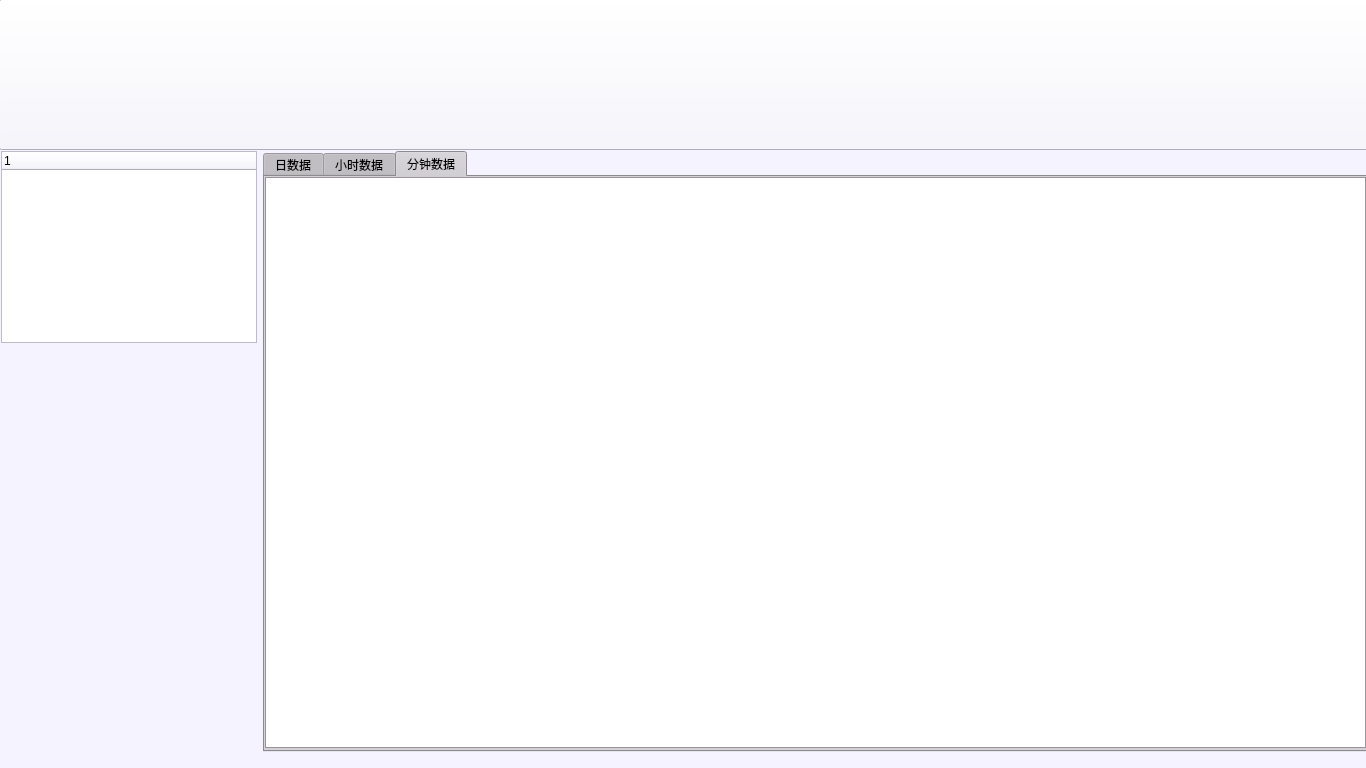
<?xml version="1.0" encoding="UTF-8"?>
<ui version="4.0">
 <class>MWidget</class>
 <widget class="QWidget" name="MWidget">
  <property name="geometry">
   <rect>
    <x>0</x>
    <y>0</y>
    <width>1366</width>
    <height>768</height>
   </rect>
  </property>
  <property name="minimumSize">
   <size>
    <width>1366</width>
    <height>0</height>
   </size>
  </property>
  <property name="palette">
   <palette>
    <active>
     <colorrole role="WindowText">
      <brush brushstyle="SolidPattern">
       <color alpha="255">
        <red>0</red>
        <green>0</green>
        <blue>0</blue>
       </color>
      </brush>
     </colorrole>
     <colorrole role="Button">
      <brush brushstyle="SolidPattern">
       <color alpha="255">
        <red>245</red>
        <green>243</green>
        <blue>255</blue>
       </color>
      </brush>
     </colorrole>
     <colorrole role="Light">
      <brush brushstyle="SolidPattern">
       <color alpha="255">
        <red>255</red>
        <green>255</green>
        <blue>255</blue>
       </color>
      </brush>
     </colorrole>
     <colorrole role="Midlight">
      <brush brushstyle="SolidPattern">
       <color alpha="255">
        <red>250</red>
        <green>249</green>
        <blue>255</blue>
       </color>
      </brush>
     </colorrole>
     <colorrole role="Dark">
      <brush brushstyle="SolidPattern">
       <color alpha="255">
        <red>122</red>
        <green>121</green>
        <blue>127</blue>
       </color>
      </brush>
     </colorrole>
     <colorrole role="Mid">
      <brush brushstyle="SolidPattern">
       <color alpha="255">
        <red>163</red>
        <green>162</green>
        <blue>170</blue>
       </color>
      </brush>
     </colorrole>
     <colorrole role="Text">
      <brush brushstyle="SolidPattern">
       <color alpha="255">
        <red>0</red>
        <green>0</green>
        <blue>0</blue>
       </color>
      </brush>
     </colorrole>
     <colorrole role="BrightText">
      <brush brushstyle="SolidPattern">
       <color alpha="255">
        <red>255</red>
        <green>255</green>
        <blue>255</blue>
       </color>
      </brush>
     </colorrole>
     <colorrole role="ButtonText">
      <brush brushstyle="SolidPattern">
       <color alpha="255">
        <red>0</red>
        <green>0</green>
        <blue>0</blue>
       </color>
      </brush>
     </colorrole>
     <colorrole role="Base">
      <brush brushstyle="SolidPattern">
       <color alpha="255">
        <red>255</red>
        <green>255</green>
        <blue>255</blue>
       </color>
      </brush>
     </colorrole>
     <colorrole role="Window">
      <brush brushstyle="SolidPattern">
       <color alpha="255">
        <red>245</red>
        <green>243</green>
        <blue>255</blue>
       </color>
      </brush>
     </colorrole>
     <colorrole role="Shadow">
      <brush brushstyle="SolidPattern">
       <color alpha="255">
        <red>0</red>
        <green>0</green>
        <blue>0</blue>
       </color>
      </brush>
     </colorrole>
     <colorrole role="AlternateBase">
      <brush brushstyle="SolidPattern">
       <color alpha="255">
        <red>250</red>
        <green>249</green>
        <blue>255</blue>
       </color>
      </brush>
     </colorrole>
     <colorrole role="ToolTipBase">
      <brush brushstyle="SolidPattern">
       <color alpha="255">
        <red>255</red>
        <green>255</green>
        <blue>220</blue>
       </color>
      </brush>
     </colorrole>
     <colorrole role="ToolTipText">
      <brush brushstyle="SolidPattern">
       <color alpha="255">
        <red>0</red>
        <green>0</green>
        <blue>0</blue>
       </color>
      </brush>
     </colorrole>
    </active>
    <inactive>
     <colorrole role="WindowText">
      <brush brushstyle="SolidPattern">
       <color alpha="255">
        <red>0</red>
        <green>0</green>
        <blue>0</blue>
       </color>
      </brush>
     </colorrole>
     <colorrole role="Button">
      <brush brushstyle="SolidPattern">
       <color alpha="255">
        <red>245</red>
        <green>243</green>
        <blue>255</blue>
       </color>
      </brush>
     </colorrole>
     <colorrole role="Light">
      <brush brushstyle="SolidPattern">
       <color alpha="255">
        <red>255</red>
        <green>255</green>
        <blue>255</blue>
       </color>
      </brush>
     </colorrole>
     <colorrole role="Midlight">
      <brush brushstyle="SolidPattern">
       <color alpha="255">
        <red>250</red>
        <green>249</green>
        <blue>255</blue>
       </color>
      </brush>
     </colorrole>
     <colorrole role="Dark">
      <brush brushstyle="SolidPattern">
       <color alpha="255">
        <red>122</red>
        <green>121</green>
        <blue>127</blue>
       </color>
      </brush>
     </colorrole>
     <colorrole role="Mid">
      <brush brushstyle="SolidPattern">
       <color alpha="255">
        <red>163</red>
        <green>162</green>
        <blue>170</blue>
       </color>
      </brush>
     </colorrole>
     <colorrole role="Text">
      <brush brushstyle="SolidPattern">
       <color alpha="255">
        <red>0</red>
        <green>0</green>
        <blue>0</blue>
       </color>
      </brush>
     </colorrole>
     <colorrole role="BrightText">
      <brush brushstyle="SolidPattern">
       <color alpha="255">
        <red>255</red>
        <green>255</green>
        <blue>255</blue>
       </color>
      </brush>
     </colorrole>
     <colorrole role="ButtonText">
      <brush brushstyle="SolidPattern">
       <color alpha="255">
        <red>0</red>
        <green>0</green>
        <blue>0</blue>
       </color>
      </brush>
     </colorrole>
     <colorrole role="Base">
      <brush brushstyle="SolidPattern">
       <color alpha="255">
        <red>255</red>
        <green>255</green>
        <blue>255</blue>
       </color>
      </brush>
     </colorrole>
     <colorrole role="Window">
      <brush brushstyle="SolidPattern">
       <color alpha="255">
        <red>245</red>
        <green>243</green>
        <blue>255</blue>
       </color>
      </brush>
     </colorrole>
     <colorrole role="Shadow">
      <brush brushstyle="SolidPattern">
       <color alpha="255">
        <red>0</red>
        <green>0</green>
        <blue>0</blue>
       </color>
      </brush>
     </colorrole>
     <colorrole role="AlternateBase">
      <brush brushstyle="SolidPattern">
       <color alpha="255">
        <red>250</red>
        <green>249</green>
        <blue>255</blue>
       </color>
      </brush>
     </colorrole>
     <colorrole role="ToolTipBase">
      <brush brushstyle="SolidPattern">
       <color alpha="255">
        <red>255</red>
        <green>255</green>
        <blue>220</blue>
       </color>
      </brush>
     </colorrole>
     <colorrole role="ToolTipText">
      <brush brushstyle="SolidPattern">
       <color alpha="255">
        <red>0</red>
        <green>0</green>
        <blue>0</blue>
       </color>
      </brush>
     </colorrole>
    </inactive>
    <disabled>
     <colorrole role="WindowText">
      <brush brushstyle="SolidPattern">
       <color alpha="255">
        <red>122</red>
        <green>121</green>
        <blue>127</blue>
       </color>
      </brush>
     </colorrole>
     <colorrole role="Button">
      <brush brushstyle="SolidPattern">
       <color alpha="255">
        <red>245</red>
        <green>243</green>
        <blue>255</blue>
       </color>
      </brush>
     </colorrole>
     <colorrole role="Light">
      <brush brushstyle="SolidPattern">
       <color alpha="255">
        <red>255</red>
        <green>255</green>
        <blue>255</blue>
       </color>
      </brush>
     </colorrole>
     <colorrole role="Midlight">
      <brush brushstyle="SolidPattern">
       <color alpha="255">
        <red>250</red>
        <green>249</green>
        <blue>255</blue>
       </color>
      </brush>
     </colorrole>
     <colorrole role="Dark">
      <brush brushstyle="SolidPattern">
       <color alpha="255">
        <red>122</red>
        <green>121</green>
        <blue>127</blue>
       </color>
      </brush>
     </colorrole>
     <colorrole role="Mid">
      <brush brushstyle="SolidPattern">
       <color alpha="255">
        <red>163</red>
        <green>162</green>
        <blue>170</blue>
       </color>
      </brush>
     </colorrole>
     <colorrole role="Text">
      <brush brushstyle="SolidPattern">
       <color alpha="255">
        <red>122</red>
        <green>121</green>
        <blue>127</blue>
       </color>
      </brush>
     </colorrole>
     <colorrole role="BrightText">
      <brush brushstyle="SolidPattern">
       <color alpha="255">
        <red>255</red>
        <green>255</green>
        <blue>255</blue>
       </color>
      </brush>
     </colorrole>
     <colorrole role="ButtonText">
      <brush brushstyle="SolidPattern">
       <color alpha="255">
        <red>122</red>
        <green>121</green>
        <blue>127</blue>
       </color>
      </brush>
     </colorrole>
     <colorrole role="Base">
      <brush brushstyle="SolidPattern">
       <color alpha="255">
        <red>245</red>
        <green>243</green>
        <blue>255</blue>
       </color>
      </brush>
     </colorrole>
     <colorrole role="Window">
      <brush brushstyle="SolidPattern">
       <color alpha="255">
        <red>245</red>
        <green>243</green>
        <blue>255</blue>
       </color>
      </brush>
     </colorrole>
     <colorrole role="Shadow">
      <brush brushstyle="SolidPattern">
       <color alpha="255">
        <red>0</red>
        <green>0</green>
        <blue>0</blue>
       </color>
      </brush>
     </colorrole>
     <colorrole role="AlternateBase">
      <brush brushstyle="SolidPattern">
       <color alpha="255">
        <red>245</red>
        <green>243</green>
        <blue>255</blue>
       </color>
      </brush>
     </colorrole>
     <colorrole role="ToolTipBase">
      <brush brushstyle="SolidPattern">
       <color alpha="255">
        <red>255</red>
        <green>255</green>
        <blue>220</blue>
       </color>
      </brush>
     </colorrole>
     <colorrole role="ToolTipText">
      <brush brushstyle="SolidPattern">
       <color alpha="255">
        <red>0</red>
        <green>0</green>
        <blue>0</blue>
       </color>
      </brush>
     </colorrole>
    </disabled>
   </palette>
  </property>
  <property name="windowTitle">
   <string>污染源监测数据LED公示平台</string>
  </property>
  <widget class="QPushButton" name="pushButton_4">
   <property name="geometry">
    <rect>
     <x>-1</x>
     <y>-1</y>
     <width>1371</width>
     <height>151</height>
    </rect>
   </property>
   <property name="maximumSize">
    <size>
     <width>1371</width>
     <height>151</height>
    </size>
   </property>
   <property name="styleSheet">
    <string notr="true">border-image: url(:/button.png);</string>
   </property>
   <property name="text">
    <string/>
   </property>
  </widget>
  <widget class="QStackedWidget" name="stackedWidget">
   <property name="geometry">
    <rect>
     <x>263</x>
     <y>151</y>
     <width>1107</width>
     <height>629</height>
    </rect>
   </property>
   <property name="sizePolicy">
    <sizepolicy hsizetype="Expanding" vsizetype="Expanding">
     <horstretch>0</horstretch>
     <verstretch>2</verstretch>
    </sizepolicy>
   </property>
   <property name="minimumSize">
    <size>
     <width>1107</width>
     <height>629</height>
    </size>
   </property>
   <property name="maximumSize">
    <size>
     <width>1107</width>
     <height>629</height>
    </size>
   </property>
   <property name="palette">
    <palette>
     <active>
      <colorrole role="WindowText">
       <brush brushstyle="SolidPattern">
        <color alpha="255">
         <red>0</red>
         <green>0</green>
         <blue>0</blue>
        </color>
       </brush>
      </colorrole>
      <colorrole role="Button">
       <brush brushstyle="SolidPattern">
        <color alpha="255">
         <red>198</red>
         <green>193</green>
         <blue>200</blue>
        </color>
       </brush>
      </colorrole>
      <colorrole role="Light">
       <brush brushstyle="SolidPattern">
        <color alpha="255">
         <red>255</red>
         <green>255</green>
         <blue>255</blue>
        </color>
       </brush>
      </colorrole>
      <colorrole role="Midlight">
       <brush brushstyle="SolidPattern">
        <color alpha="255">
         <red>226</red>
         <green>224</green>
         <blue>227</blue>
        </color>
       </brush>
      </colorrole>
      <colorrole role="Dark">
       <brush brushstyle="SolidPattern">
        <color alpha="255">
         <red>99</red>
         <green>96</green>
         <blue>100</blue>
        </color>
       </brush>
      </colorrole>
      <colorrole role="Mid">
       <brush brushstyle="SolidPattern">
        <color alpha="255">
         <red>132</red>
         <green>129</green>
         <blue>133</blue>
        </color>
       </brush>
      </colorrole>
      <colorrole role="Text">
       <brush brushstyle="SolidPattern">
        <color alpha="255">
         <red>0</red>
         <green>0</green>
         <blue>0</blue>
        </color>
       </brush>
      </colorrole>
      <colorrole role="BrightText">
       <brush brushstyle="SolidPattern">
        <color alpha="255">
         <red>255</red>
         <green>255</green>
         <blue>255</blue>
        </color>
       </brush>
      </colorrole>
      <colorrole role="ButtonText">
       <brush brushstyle="SolidPattern">
        <color alpha="255">
         <red>0</red>
         <green>0</green>
         <blue>0</blue>
        </color>
       </brush>
      </colorrole>
      <colorrole role="Base">
       <brush brushstyle="SolidPattern">
        <color alpha="255">
         <red>255</red>
         <green>255</green>
         <blue>255</blue>
        </color>
       </brush>
      </colorrole>
      <colorrole role="Window">
       <brush brushstyle="SolidPattern">
        <color alpha="255">
         <red>198</red>
         <green>193</green>
         <blue>200</blue>
        </color>
       </brush>
      </colorrole>
      <colorrole role="Shadow">
       <brush brushstyle="SolidPattern">
        <color alpha="255">
         <red>0</red>
         <green>0</green>
         <blue>0</blue>
        </color>
       </brush>
      </colorrole>
      <colorrole role="AlternateBase">
       <brush brushstyle="SolidPattern">
        <color alpha="255">
         <red>226</red>
         <green>224</green>
         <blue>227</blue>
        </color>
       </brush>
      </colorrole>
      <colorrole role="ToolTipBase">
       <brush brushstyle="SolidPattern">
        <color alpha="255">
         <red>255</red>
         <green>255</green>
         <blue>220</blue>
        </color>
       </brush>
      </colorrole>
      <colorrole role="ToolTipText">
       <brush brushstyle="SolidPattern">
        <color alpha="255">
         <red>0</red>
         <green>0</green>
         <blue>0</blue>
        </color>
       </brush>
      </colorrole>
     </active>
     <inactive>
      <colorrole role="WindowText">
       <brush brushstyle="SolidPattern">
        <color alpha="255">
         <red>0</red>
         <green>0</green>
         <blue>0</blue>
        </color>
       </brush>
      </colorrole>
      <colorrole role="Button">
       <brush brushstyle="SolidPattern">
        <color alpha="255">
         <red>198</red>
         <green>193</green>
         <blue>200</blue>
        </color>
       </brush>
      </colorrole>
      <colorrole role="Light">
       <brush brushstyle="SolidPattern">
        <color alpha="255">
         <red>255</red>
         <green>255</green>
         <blue>255</blue>
        </color>
       </brush>
      </colorrole>
      <colorrole role="Midlight">
       <brush brushstyle="SolidPattern">
        <color alpha="255">
         <red>226</red>
         <green>224</green>
         <blue>227</blue>
        </color>
       </brush>
      </colorrole>
      <colorrole role="Dark">
       <brush brushstyle="SolidPattern">
        <color alpha="255">
         <red>99</red>
         <green>96</green>
         <blue>100</blue>
        </color>
       </brush>
      </colorrole>
      <colorrole role="Mid">
       <brush brushstyle="SolidPattern">
        <color alpha="255">
         <red>132</red>
         <green>129</green>
         <blue>133</blue>
        </color>
       </brush>
      </colorrole>
      <colorrole role="Text">
       <brush brushstyle="SolidPattern">
        <color alpha="255">
         <red>0</red>
         <green>0</green>
         <blue>0</blue>
        </color>
       </brush>
      </colorrole>
      <colorrole role="BrightText">
       <brush brushstyle="SolidPattern">
        <color alpha="255">
         <red>255</red>
         <green>255</green>
         <blue>255</blue>
        </color>
       </brush>
      </colorrole>
      <colorrole role="ButtonText">
       <brush brushstyle="SolidPattern">
        <color alpha="255">
         <red>0</red>
         <green>0</green>
         <blue>0</blue>
        </color>
       </brush>
      </colorrole>
      <colorrole role="Base">
       <brush brushstyle="SolidPattern">
        <color alpha="255">
         <red>255</red>
         <green>255</green>
         <blue>255</blue>
        </color>
       </brush>
      </colorrole>
      <colorrole role="Window">
       <brush brushstyle="SolidPattern">
        <color alpha="255">
         <red>198</red>
         <green>193</green>
         <blue>200</blue>
        </color>
       </brush>
      </colorrole>
      <colorrole role="Shadow">
       <brush brushstyle="SolidPattern">
        <color alpha="255">
         <red>0</red>
         <green>0</green>
         <blue>0</blue>
        </color>
       </brush>
      </colorrole>
      <colorrole role="AlternateBase">
       <brush brushstyle="SolidPattern">
        <color alpha="255">
         <red>226</red>
         <green>224</green>
         <blue>227</blue>
        </color>
       </brush>
      </colorrole>
      <colorrole role="ToolTipBase">
       <brush brushstyle="SolidPattern">
        <color alpha="255">
         <red>255</red>
         <green>255</green>
         <blue>220</blue>
        </color>
       </brush>
      </colorrole>
      <colorrole role="ToolTipText">
       <brush brushstyle="SolidPattern">
        <color alpha="255">
         <red>0</red>
         <green>0</green>
         <blue>0</blue>
        </color>
       </brush>
      </colorrole>
     </inactive>
     <disabled>
      <colorrole role="WindowText">
       <brush brushstyle="SolidPattern">
        <color alpha="255">
         <red>99</red>
         <green>96</green>
         <blue>100</blue>
        </color>
       </brush>
      </colorrole>
      <colorrole role="Button">
       <brush brushstyle="SolidPattern">
        <color alpha="255">
         <red>198</red>
         <green>193</green>
         <blue>200</blue>
        </color>
       </brush>
      </colorrole>
      <colorrole role="Light">
       <brush brushstyle="SolidPattern">
        <color alpha="255">
         <red>255</red>
         <green>255</green>
         <blue>255</blue>
        </color>
       </brush>
      </colorrole>
      <colorrole role="Midlight">
       <brush brushstyle="SolidPattern">
        <color alpha="255">
         <red>226</red>
         <green>224</green>
         <blue>227</blue>
        </color>
       </brush>
      </colorrole>
      <colorrole role="Dark">
       <brush brushstyle="SolidPattern">
        <color alpha="255">
         <red>99</red>
         <green>96</green>
         <blue>100</blue>
        </color>
       </brush>
      </colorrole>
      <colorrole role="Mid">
       <brush brushstyle="SolidPattern">
        <color alpha="255">
         <red>132</red>
         <green>129</green>
         <blue>133</blue>
        </color>
       </brush>
      </colorrole>
      <colorrole role="Text">
       <brush brushstyle="SolidPattern">
        <color alpha="255">
         <red>99</red>
         <green>96</green>
         <blue>100</blue>
        </color>
       </brush>
      </colorrole>
      <colorrole role="BrightText">
       <brush brushstyle="SolidPattern">
        <color alpha="255">
         <red>255</red>
         <green>255</green>
         <blue>255</blue>
        </color>
       </brush>
      </colorrole>
      <colorrole role="ButtonText">
       <brush brushstyle="SolidPattern">
        <color alpha="255">
         <red>99</red>
         <green>96</green>
         <blue>100</blue>
        </color>
       </brush>
      </colorrole>
      <colorrole role="Base">
       <brush brushstyle="SolidPattern">
        <color alpha="255">
         <red>198</red>
         <green>193</green>
         <blue>200</blue>
        </color>
       </brush>
      </colorrole>
      <colorrole role="Window">
       <brush brushstyle="SolidPattern">
        <color alpha="255">
         <red>198</red>
         <green>193</green>
         <blue>200</blue>
        </color>
       </brush>
      </colorrole>
      <colorrole role="Shadow">
       <brush brushstyle="SolidPattern">
        <color alpha="255">
         <red>0</red>
         <green>0</green>
         <blue>0</blue>
        </color>
       </brush>
      </colorrole>
      <colorrole role="AlternateBase">
       <brush brushstyle="SolidPattern">
        <color alpha="255">
         <red>198</red>
         <green>193</green>
         <blue>200</blue>
        </color>
       </brush>
      </colorrole>
      <colorrole role="ToolTipBase">
       <brush brushstyle="SolidPattern">
        <color alpha="255">
         <red>255</red>
         <green>255</green>
         <blue>220</blue>
        </color>
       </brush>
      </colorrole>
      <colorrole role="ToolTipText">
       <brush brushstyle="SolidPattern">
        <color alpha="255">
         <red>0</red>
         <green>0</green>
         <blue>0</blue>
        </color>
       </brush>
      </colorrole>
     </disabled>
    </palette>
   </property>
   <property name="currentIndex">
    <number>1</number>
   </property>
   <widget class="QWidget" name="page">
    <widget class="QWidget" name="layoutWidget">
     <property name="geometry">
      <rect>
       <x>20</x>
       <y>0</y>
       <width>1081</width>
       <height>621</height>
      </rect>
     </property>
     <layout class="QGridLayout" name="gridLayout">
      <item row="0" column="0">
       <widget class="QPushButton" name="yanchengButton">
        <property name="enabled">
         <bool>true</bool>
        </property>
        <property name="sizePolicy">
         <sizepolicy hsizetype="Preferred" vsizetype="Preferred">
          <horstretch>0</horstretch>
          <verstretch>0</verstretch>
         </sizepolicy>
        </property>
        <property name="font">
         <font>
          <family>Sans Serif</family>
          <pointsize>20</pointsize>
         </font>
        </property>
        <property name="text">
         <string>烟尘</string>
        </property>
       </widget>
      </item>
      <item row="1" column="0">
       <widget class="QPushButton" name="tempButton">
        <property name="enabled">
         <bool>true</bool>
        </property>
        <property name="sizePolicy">
         <sizepolicy hsizetype="Preferred" vsizetype="Preferred">
          <horstretch>0</horstretch>
          <verstretch>0</verstretch>
         </sizepolicy>
        </property>
        <property name="font">
         <font>
          <family>Sans Serif</family>
          <pointsize>20</pointsize>
         </font>
        </property>
        <property name="text">
         <string>温度</string>
        </property>
       </widget>
      </item>
      <item row="0" column="5">
       <widget class="QPushButton" name="oxygenButton">
        <property name="enabled">
         <bool>true</bool>
        </property>
        <property name="sizePolicy">
         <sizepolicy hsizetype="Preferred" vsizetype="Preferred">
          <horstretch>0</horstretch>
          <verstretch>0</verstretch>
         </sizepolicy>
        </property>
        <property name="font">
         <font>
          <family>Sans Serif</family>
          <pointsize>20</pointsize>
         </font>
        </property>
        <property name="text">
         <string>氧含量</string>
        </property>
       </widget>
      </item>
      <item row="0" column="7">
       <widget class="QPushButton" name="flowRateButton">
        <property name="enabled">
         <bool>true</bool>
        </property>
        <property name="sizePolicy">
         <sizepolicy hsizetype="Preferred" vsizetype="Preferred">
          <horstretch>0</horstretch>
          <verstretch>0</verstretch>
         </sizepolicy>
        </property>
        <property name="font">
         <font>
          <family>Sans Serif</family>
          <pointsize>20</pointsize>
         </font>
        </property>
        <property name="text">
         <string>流速</string>
        </property>
       </widget>
      </item>
      <item row="1" column="3">
       <widget class="QPushButton" name="humidityButton">
        <property name="enabled">
         <bool>true</bool>
        </property>
        <property name="sizePolicy">
         <sizepolicy hsizetype="Preferred" vsizetype="Preferred">
          <horstretch>0</horstretch>
          <verstretch>0</verstretch>
         </sizepolicy>
        </property>
        <property name="font">
         <font>
          <family>Sans Serif</family>
          <pointsize>20</pointsize>
         </font>
        </property>
        <property name="text">
         <string>湿度</string>
        </property>
       </widget>
      </item>
      <item row="0" column="3">
       <widget class="QPushButton" name="No2Button">
        <property name="enabled">
         <bool>true</bool>
        </property>
        <property name="sizePolicy">
         <sizepolicy hsizetype="Preferred" vsizetype="Preferred">
          <horstretch>0</horstretch>
          <verstretch>0</verstretch>
         </sizepolicy>
        </property>
        <property name="font">
         <font>
          <family>Sans Serif</family>
          <pointsize>20</pointsize>
         </font>
        </property>
        <property name="text">
         <string>NOx</string>
        </property>
       </widget>
      </item>
      <item row="0" column="1">
       <widget class="QPushButton" name="so2Button">
        <property name="enabled">
         <bool>true</bool>
        </property>
        <property name="sizePolicy">
         <sizepolicy hsizetype="Preferred" vsizetype="Preferred">
          <horstretch>0</horstretch>
          <verstretch>0</verstretch>
         </sizepolicy>
        </property>
        <property name="font">
         <font>
          <family>Sans Serif</family>
          <pointsize>20</pointsize>
         </font>
        </property>
        <property name="text">
         <string>SO2</string>
        </property>
       </widget>
      </item>
      <item row="1" column="1">
       <widget class="QPushButton" name="dongYaButton">
        <property name="enabled">
         <bool>true</bool>
        </property>
        <property name="sizePolicy">
         <sizepolicy hsizetype="Preferred" vsizetype="Preferred">
          <horstretch>0</horstretch>
          <verstretch>0</verstretch>
         </sizepolicy>
        </property>
        <property name="font">
         <font>
          <family>Sans Serif</family>
          <pointsize>20</pointsize>
         </font>
        </property>
        <property name="text">
         <string>动压</string>
        </property>
       </widget>
      </item>
      <item row="1" column="7">
       <widget class="QPushButton" name="pressureButton">
        <property name="enabled">
         <bool>true</bool>
        </property>
        <property name="sizePolicy">
         <sizepolicy hsizetype="Preferred" vsizetype="Preferred">
          <horstretch>0</horstretch>
          <verstretch>0</verstretch>
         </sizepolicy>
        </property>
        <property name="font">
         <font>
          <family>Sans Serif</family>
          <pointsize>20</pointsize>
         </font>
        </property>
        <property name="text">
         <string>压力</string>
        </property>
       </widget>
      </item>
      <item row="1" column="5">
       <widget class="QPushButton" name="areaButton">
        <property name="enabled">
         <bool>true</bool>
        </property>
        <property name="sizePolicy">
         <sizepolicy hsizetype="Preferred" vsizetype="Preferred">
          <horstretch>0</horstretch>
          <verstretch>0</verstretch>
         </sizepolicy>
        </property>
        <property name="font">
         <font>
          <family>Sans Serif</family>
          <pointsize>20</pointsize>
         </font>
        </property>
        <property name="text">
         <string>烟道截面积</string>
        </property>
       </widget>
      </item>
     </layout>
    </widget>
   </widget>
   <widget class="QWidget" name="page_2">
    <widget class="QTabWidget" name="tabWidget">
     <property name="geometry">
      <rect>
       <x>0</x>
       <y>0</y>
       <width>1111</width>
       <height>601</height>
      </rect>
     </property>
     <property name="currentIndex">
      <number>2</number>
     </property>
     <widget class="QWidget" name="tab">
      <attribute name="title">
       <string>日数据</string>
      </attribute>
      <widget class="QTableWidget" name="tableWidget_3">
       <property name="geometry">
        <rect>
         <x>0</x>
         <y>0</y>
         <width>1101</width>
         <height>591</height>
        </rect>
       </property>
      </widget>
     </widget>
     <widget class="QWidget" name="tab_2">
      <attribute name="title">
       <string>小时数据</string>
      </attribute>
      <widget class="QTableWidget" name="tableWidget_2">
       <property name="geometry">
        <rect>
         <x>0</x>
         <y>0</y>
         <width>1101</width>
         <height>581</height>
        </rect>
       </property>
      </widget>
     </widget>
     <widget class="QWidget" name="tab_3">
      <attribute name="title">
       <string>分钟数据</string>
      </attribute>
      <widget class="QTableWidget" name="tableWidget">
       <property name="geometry">
        <rect>
         <x>0</x>
         <y>0</y>
         <width>1101</width>
         <height>571</height>
        </rect>
       </property>
      </widget>
     </widget>
    </widget>
   </widget>
   <widget class="QWidget" name="page_3">
    <widget class="QTextEdit" name="textEdit">
     <property name="enabled">
      <bool>false</bool>
     </property>
     <property name="geometry">
      <rect>
       <x>0</x>
       <y>0</y>
       <width>1111</width>
       <height>611</height>
      </rect>
     </property>
     <property name="html">
      <string>&lt;!DOCTYPE HTML PUBLIC &quot;-//W3C//DTD HTML 4.0//EN&quot; &quot;http://www.w3.org/TR/REC-html40/strict.dtd&quot;&gt;
&lt;html&gt;&lt;head&gt;&lt;meta name=&quot;qrichtext&quot; content=&quot;1&quot; /&gt;&lt;style type=&quot;text/css&quot;&gt;
p, li { white-space: pre-wrap; }
&lt;/style&gt;&lt;/head&gt;&lt;body style=&quot; font-family:'Sans Serif'; font-size:9pt; font-weight:400; font-style:normal;&quot;&gt;
&lt;p style=&quot; margin-top:0px; margin-bottom:0px; margin-left:0px; margin-right:0px; -qt-block-indent:0; text-indent:0px;&quot;&gt;&lt;img src=&quot;:/help.png&quot; /&gt;&lt;/p&gt;&lt;/body&gt;&lt;/html&gt;</string>
     </property>
     <property name="acceptRichText">
      <bool>true</bool>
     </property>
    </widget>
   </widget>
  </widget>
  <widget class="QTreeWidget" name="treeWidget">
   <property name="geometry">
    <rect>
     <x>1</x>
     <y>151</y>
     <width>256</width>
     <height>192</height>
    </rect>
   </property>
   <property name="sizePolicy">
    <sizepolicy hsizetype="Fixed" vsizetype="Expanding">
     <horstretch>0</horstretch>
     <verstretch>2</verstretch>
    </sizepolicy>
   </property>
   <column>
    <property name="text">
     <string notr="true">1</string>
    </property>
   </column>
  </widget>
  <zorder>stackedWidget</zorder>
  <zorder>treeWidget</zorder>
  <zorder>pushButton_4</zorder>
 </widget>
 <layoutdefault spacing="6" margin="11"/>
 <resources/>
 <connections/>
</ui>
